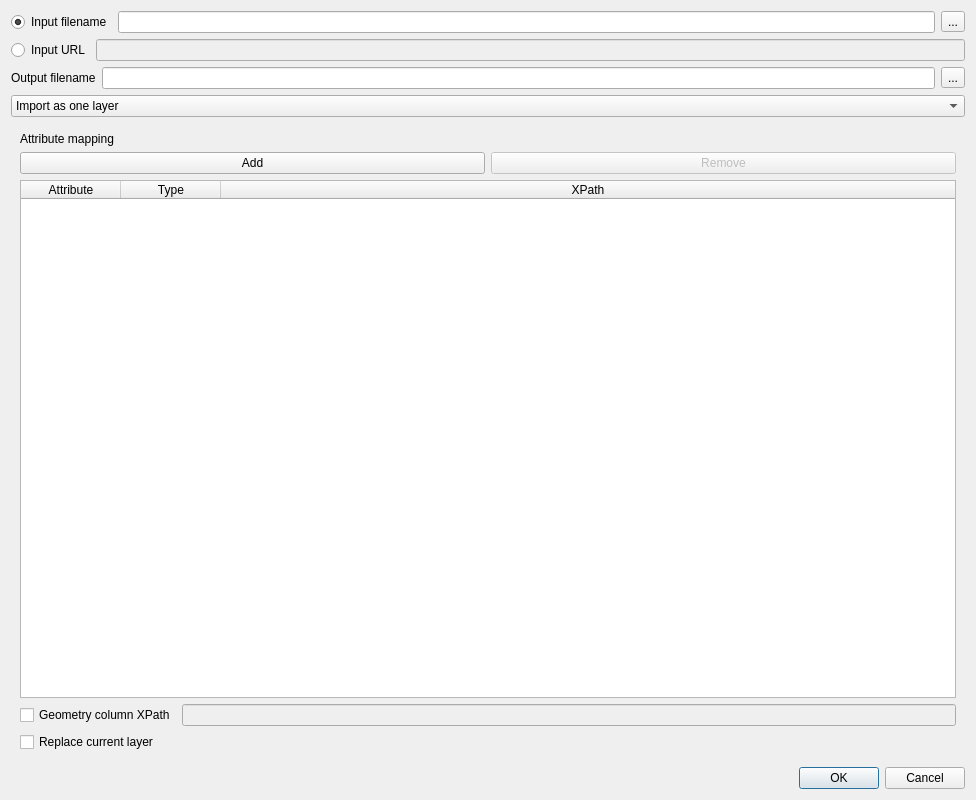
<?xml version="1.0" encoding="UTF-8"?>
<ui version="4.0">
 <class>CreationDialog</class>
 <widget class="QDialog" name="CreationDialog">
  <property name="geometry">
   <rect>
    <x>0</x>
    <y>0</y>
    <width>972</width>
    <height>800</height>
   </rect>
  </property>
  <property name="windowTitle">
   <string>Load Complex Features source</string>
  </property>
  <layout class="QVBoxLayout" name="verticalLayout_2">
   <item>
    <layout class="QHBoxLayout" name="horizontalLayout">
     <item>
      <widget class="QRadioButton" name="filenameRadio">
       <property name="text">
        <string>Input filename</string>
       </property>
       <property name="checked">
        <bool>true</bool>
       </property>
      </widget>
     </item>
     <item>
      <widget class="QLineEdit" name="filenameText"/>
     </item>
     <item>
      <widget class="QToolButton" name="browseButton">
       <property name="text">
        <string>...</string>
       </property>
      </widget>
     </item>
    </layout>
   </item>
   <item>
    <layout class="QHBoxLayout" name="horizontalLayout_2">
     <item>
      <widget class="QRadioButton" name="urlRadio">
       <property name="text">
        <string>Input URL</string>
       </property>
      </widget>
     </item>
     <item>
      <widget class="QLineEdit" name="urlText">
       <property name="enabled">
        <bool>false</bool>
       </property>
      </widget>
     </item>
    </layout>
   </item>
   <item>
    <layout class="QHBoxLayout" name="horizontalLayout_6">
     <item>
      <widget class="QLabel" name="label_2">
       <property name="text">
        <string>Output filename</string>
       </property>
      </widget>
     </item>
     <item>
      <widget class="QLineEdit" name="outFilenameText"/>
     </item>
     <item>
      <widget class="QToolButton" name="browseOutButton">
       <property name="text">
        <string>...</string>
       </property>
      </widget>
     </item>
    </layout>
   </item>
   <item>
    <widget class="QComboBox" name="mImportTypeCombo">
     <item>
      <property name="text">
       <string>Import as one layer</string>
      </property>
     </item>
    </widget>
   </item>
   <item>
    <widget class="QStackedWidget" name="mStackedWidgets">
     <widget class="QWidget" name="mLayerImportPage">
      <property name="minimumSize">
       <size>
        <width>954</width>
        <height>0</height>
       </size>
      </property>
      <layout class="QVBoxLayout" name="verticalLayout">
       <item>
        <widget class="QLabel" name="label">
         <property name="text">
          <string>Attribute mapping</string>
         </property>
        </widget>
       </item>
       <item>
        <layout class="QHBoxLayout" name="horizontalLayout_3">
         <item>
          <widget class="QPushButton" name="addMappingBtn">
           <property name="text">
            <string>Add</string>
           </property>
          </widget>
         </item>
         <item>
          <widget class="QPushButton" name="removeMappingBtn">
           <property name="enabled">
            <bool>false</bool>
           </property>
           <property name="text">
            <string>Remove</string>
           </property>
          </widget>
         </item>
        </layout>
       </item>
       <item>
        <widget class="QTableWidget" name="attributeTable">
         <property name="selectionBehavior">
          <enum>QAbstractItemView::SelectRows</enum>
         </property>
         <attribute name="horizontalHeaderStretchLastSection">
          <bool>true</bool>
         </attribute>
         <column>
          <property name="text">
           <string>Attribute</string>
          </property>
         </column>
         <column>
          <property name="text">
           <string>Type</string>
          </property>
         </column>
         <column>
          <property name="text">
           <string>XPath</string>
          </property>
         </column>
        </widget>
       </item>
       <item>
        <layout class="QHBoxLayout" name="horizontalLayout_5">
         <item>
          <widget class="QCheckBox" name="geometryColumnCheck">
           <property name="text">
            <string>Geometry column XPath</string>
           </property>
          </widget>
         </item>
         <item>
          <widget class="QLineEdit" name="geometryColumnEdit">
           <property name="enabled">
            <bool>false</bool>
           </property>
          </widget>
         </item>
        </layout>
       </item>
       <item>
        <widget class="QCheckBox" name="replaceLayerChck">
         <property name="text">
          <string>Replace current layer</string>
         </property>
        </widget>
       </item>
      </layout>
     </widget>
     <widget class="QWidget" name="mRelationalImportPage">
      <layout class="QFormLayout" name="formLayout">
       <property name="fieldGrowthPolicy">
        <enum>QFormLayout::AllNonFixedFieldsGrow</enum>
       </property>
      </layout>
     </widget>
    </widget>
   </item>
   <item>
    <layout class="QHBoxLayout" name="horizontalLayout_4">
     <item>
      <widget class="QDialogButtonBox" name="buttonBox">
       <property name="orientation">
        <enum>Qt::Horizontal</enum>
       </property>
       <property name="standardButtons">
        <set>QDialogButtonBox::Cancel|QDialogButtonBox::Ok</set>
       </property>
      </widget>
     </item>
    </layout>
   </item>
  </layout>
 </widget>
 <resources/>
 <connections>
  <connection>
   <sender>buttonBox</sender>
   <signal>accepted()</signal>
   <receiver>CreationDialog</receiver>
   <slot>accept()</slot>
   <hints>
    <hint type="sourcelabel">
     <x>248</x>
     <y>254</y>
    </hint>
    <hint type="destinationlabel">
     <x>157</x>
     <y>274</y>
    </hint>
   </hints>
  </connection>
  <connection>
   <sender>buttonBox</sender>
   <signal>rejected()</signal>
   <receiver>CreationDialog</receiver>
   <slot>reject()</slot>
   <hints>
    <hint type="sourcelabel">
     <x>316</x>
     <y>260</y>
    </hint>
    <hint type="destinationlabel">
     <x>286</x>
     <y>274</y>
    </hint>
   </hints>
  </connection>
  <connection>
   <sender>filenameRadio</sender>
   <signal>toggled(bool)</signal>
   <receiver>filenameText</receiver>
   <slot>setEnabled(bool)</slot>
   <hints>
    <hint type="sourcelabel">
     <x>55</x>
     <y>22</y>
    </hint>
    <hint type="destinationlabel">
     <x>411</x>
     <y>23</y>
    </hint>
   </hints>
  </connection>
  <connection>
   <sender>filenameRadio</sender>
   <signal>toggled(bool)</signal>
   <receiver>browseButton</receiver>
   <slot>setEnabled(bool)</slot>
   <hints>
    <hint type="sourcelabel">
     <x>55</x>
     <y>22</y>
    </hint>
    <hint type="destinationlabel">
     <x>733</x>
     <y>23</y>
    </hint>
   </hints>
  </connection>
  <connection>
   <sender>urlRadio</sender>
   <signal>toggled(bool)</signal>
   <receiver>urlText</receiver>
   <slot>setEnabled(bool)</slot>
   <hints>
    <hint type="sourcelabel">
     <x>38</x>
     <y>57</y>
    </hint>
    <hint type="destinationlabel">
     <x>409</x>
     <y>58</y>
    </hint>
   </hints>
  </connection>
  <connection>
   <sender>geometryColumnCheck</sender>
   <signal>toggled(bool)</signal>
   <receiver>geometryColumnEdit</receiver>
   <slot>setEnabled(bool)</slot>
   <hints>
    <hint type="sourcelabel">
     <x>110</x>
     <y>450</y>
    </hint>
    <hint type="destinationlabel">
     <x>286</x>
     <y>453</y>
    </hint>
   </hints>
  </connection>
  <connection>
   <sender>mImportTypeCombo</sender>
   <signal>activated(int)</signal>
   <receiver>mStackedWidgets</receiver>
   <slot>setCurrentIndex(int)</slot>
   <hints>
    <hint type="sourcelabel">
     <x>485</x>
     <y>127</y>
    </hint>
    <hint type="destinationlabel">
     <x>485</x>
     <y>451</y>
    </hint>
   </hints>
  </connection>
 </connections>
</ui>
